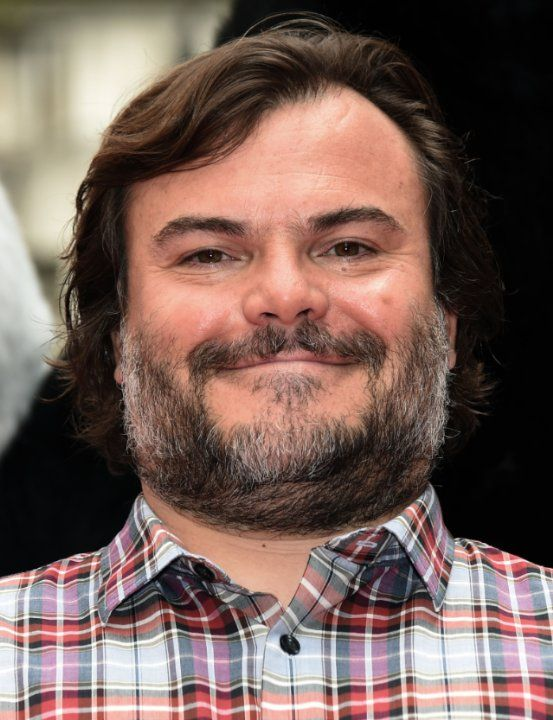
#> input picture Caras/train/Jack Black/1.jpg, 553 x 720 px, found by its file name; its folder holds only this picture in this run
$ python face_trained.py
#> lines starting #> are read from the running program, lines starting #| are printed output that depends on the picture
import os
import cv2 as cv
import numpy as np

people = ['Jack Black', 'Johnny Depp', 'Keanu Reeves']
DIR = r'C:\Users\costco\Documents\codigo c\opencv presentacion\Caras\train'

haar_cascade = cv.CascadeClassifier('haar_face.xml')

features = []
labels = []

def create_train():
    for person in people:
        path = os.path.join(DIR, person)
        label = people.index(person)

        for img in os.listdir(path):
            img_path = os.path.join(path,img)

            img_array = cv.imread(img_path)
#> img_array is the input picture: shape (720, 553, 3); mean B, G, R 87.7, 95, 117.8
            if img_array is None:
                continue

            gray = cv.cvtColor(img_array, cv.COLOR_BGR2GRAY)
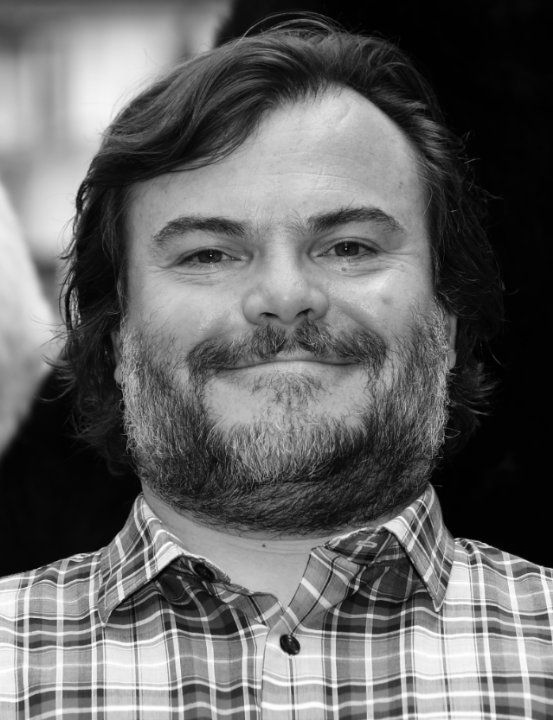
#> gray: shape (720, 553); min 0, max 255, mean 101

            faces_rect = haar_cascade.detectMultiScale(gray, scaleFactor=1.1, minNeighbors=4)
#> faces_rect = [[107, 106, 354, 354]]

            for (x,y,w,h) in faces_rect:
                faces_roi = gray[y:y+h, x:x+w]
                features.append(faces_roi)
                labels.append(label)
#> this loop made 1 pass
#> pass 1, in create_train, `faces_roi = gray[y:y+h, x:x+w]`:
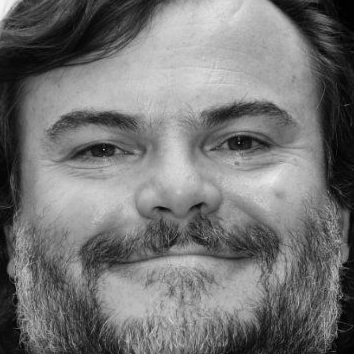
#> faces_roi: shape (354, 354); min 0, max 247, mean 116.3
#> after the loop, features = 1 item; labels = [0]
#> pass 2 of the loop in create_train, `for person in people:`:
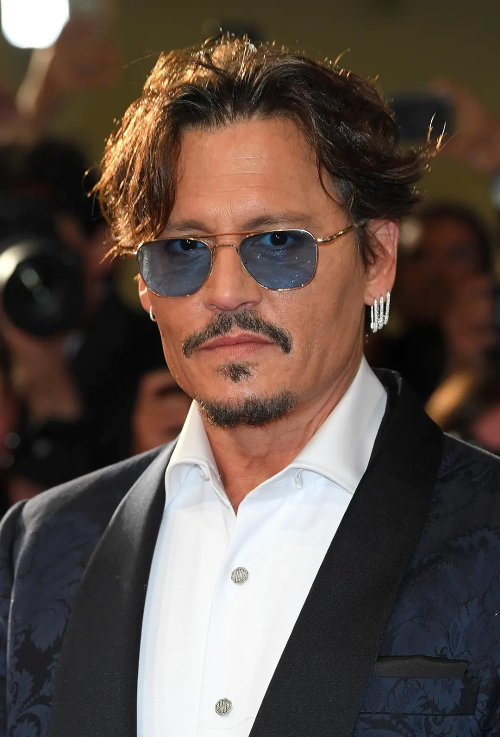
#> input picture Caras/train/Johnny Depp/1.jpg, 1000 x 1473 px, found by its file name (shown at 1/2 size)
#> in create_train, img_array is the input picture: shape (1473, 1000, 3); mean B, G, R 70.7, 78.7, 93.4
#> in create_train, `gray = cv.cvtColor(img_array, cv.COLOR_BGR2GRAY)`:
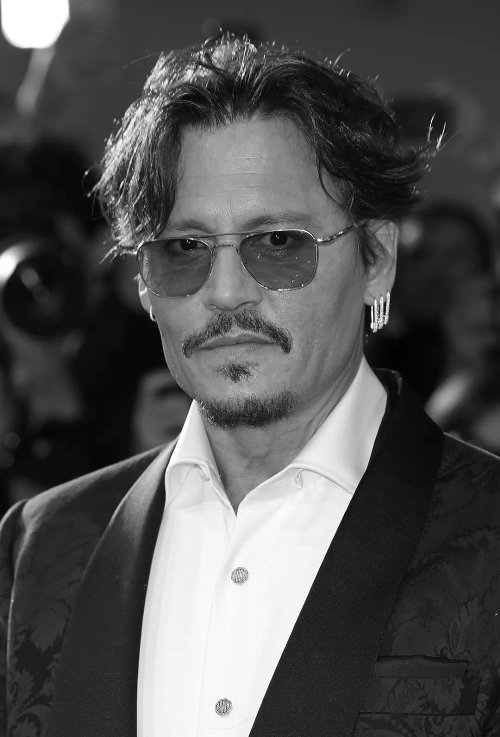
#> gray: shape (1473, 1000) (shown at 1/2 size); min 0, max 255, mean 82.2
#> faces_rect = [[948, 1387, 43, 43], [204, 300, 530, 530]]
#> the loop in create_train, `for (x,y,w,h) in faces_rect:` made 2 passes
#> pass 2, in create_train, `faces_roi = gray[y:y+h, x:x+w]`:
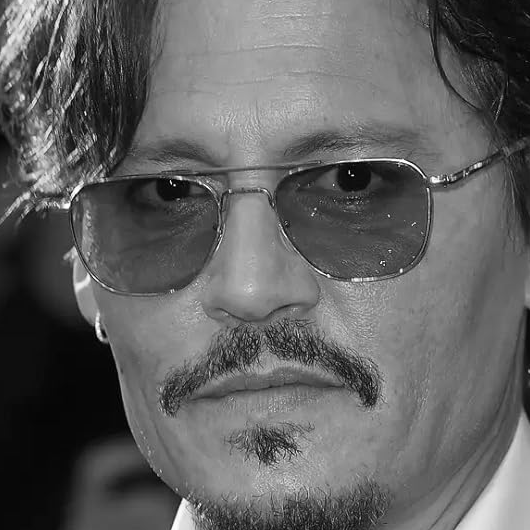
#> faces_roi: shape (530, 530); min 0, max 255, mean 97
#> after the loop in create_train, `for (x,y,w,h) in faces_rect:`: features = 3 items; labels = [0, 1, 1]

#> (the run stopped early here; a loop or call above may not have finished)
